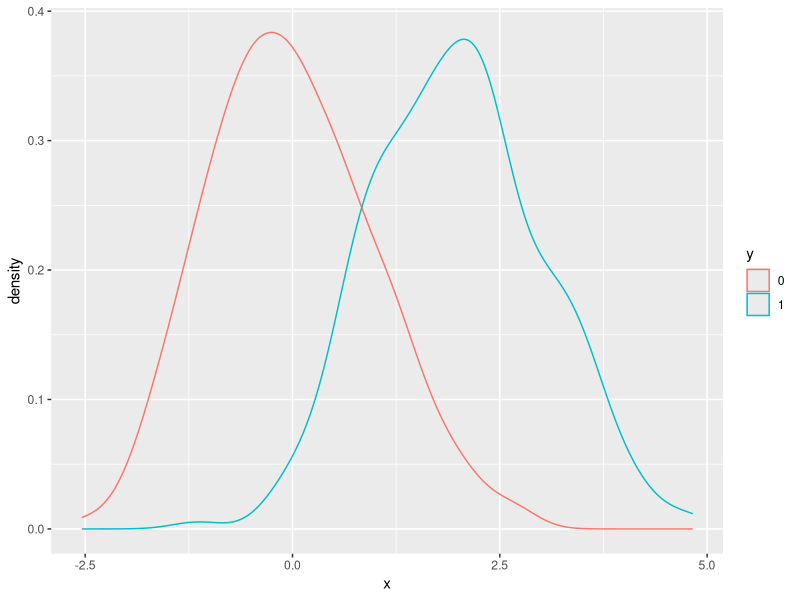
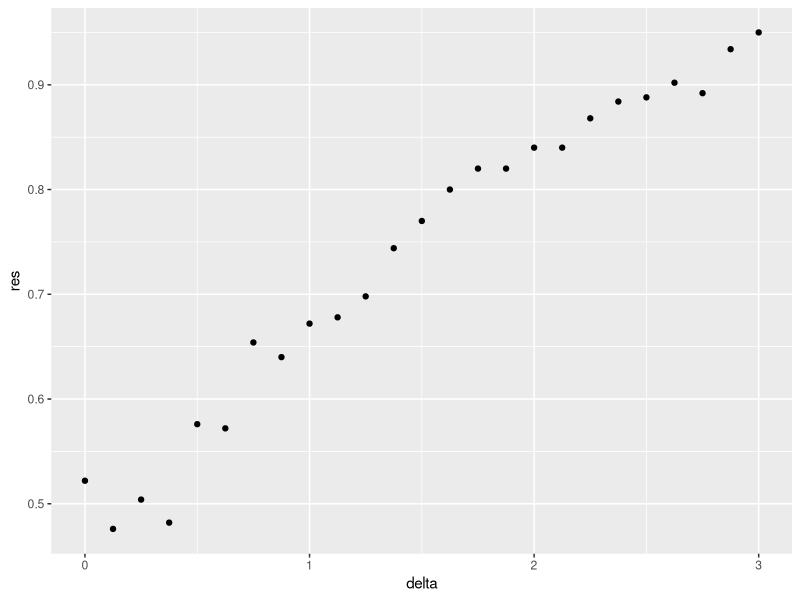

Here is the R script that generated these plots, in order:
library(tidyverse)
library(caret)

set.seed(1) # if using R 3.5 or earlier
n <- 100
Sigma <- 9*matrix(c(1.0, 0.5, 0.5, 1.0), 2, 2)
dat <- MASS::mvrnorm(n = 100, c(69, 69), Sigma) %>%
  data.frame() %>% setNames(c("x", "y"))

rmse <- replicate(100, {
  test_index <- createDataPartition(dat$y, times = 1, p = 0.5, list = FALSE)
  train_set <- dat %>% slice(-test_index)
  test_set <- dat %>% slice(test_index)
  fit <- lm(y ~ x, data = train_set)
  y_hat <- predict(fit, newdata = test_set)
  sqrt(mean((y_hat-test_set$y)^2))
})
mean(rmse)
sd(rmse)

set.seed(1, sample.kind="Rounding") # if R 3.6 or later
n <- c(100, 500, 1000, 5000, 10000)
res <- sapply(n, function(n){
  Sigma <- 9*matrix(c(1.0, 0.5, 0.5, 1.0), 2, 2)
  dat <- MASS::mvrnorm(n, c(69, 69), Sigma) %>%
    data.frame() %>% setNames(c("x", "y"))
  rmse <- replicate(100, {
    test_index <- createDataPartition(dat$y, times = 1, p = 0.5, list = FALSE)
    train_set <- dat %>% slice(-test_index)
    test_set <- dat %>% slice(test_index)
    fit <- lm(y ~ x, data = train_set)
    y_hat <- predict(fit, newdata = test_set)
    sqrt(mean((y_hat-test_set$y)^2))
  })
  c(avg = mean(rmse), sd = sd(rmse))
})
res


n <- 100
set.seed(1,sample.kind="Rounding")
Sigma <- 9*matrix(c(1.0, 0.95, 0.95, 1.0), 2, 2)
dat <- MASS::mvrnorm(n = 100, c(69, 69), Sigma) %>%
  data.frame() %>% setNames(c("x", "y"))
set.seed(1,sample.kind="Rounding")
rmse <- replicate(100, {
  test_index <- createDataPartition(dat$y, times = 1, p = 0.5, list = FALSE)
  train_set <- dat %>% slice(-test_index)
  test_set <- dat %>% slice(test_index)
  fit <- lm(y ~ x, data = train_set)
  y_hat <- predict(fit, newdata = test_set)
  sqrt(mean((y_hat-test_set$y)^2))
})
mean(rmse)
sd(rmse)

set.seed(1, sample.kind="Rounding") # if using R 3.6 or later
set.seed(1, sample.kind="Rounding") # if using R 3.6 or later
Sigma <- matrix(c(1.0, 0.75, 0.75, 0.75, 1.0, 0.25, 0.75, 0.25, 1.0), 3, 3)
dat <- MASS::mvrnorm(n = 100, c(0, 0, 0), Sigma) %>%
  data.frame() %>% setNames(c("y", "x_1", "x_2"))
test_index <- createDataPartition(dat$y, times = 1, p = 0.5, list = FALSE)
train_set <- dat %>% slice(-test_index)
test_set <- dat %>% slice(test_index)
fit <- lm(y ~ x_1, data = train_set)
y_hat <- predict(fit, newdata = test_set)
sqrt(mean((y_hat-test_set$y)^2))
fit <- lm(y ~ x_2, data = train_set)
y_hat <- predict(fit, newdata = test_set)
sqrt(mean((y_hat-test_set$y)^2))
fit <- lm(y ~ x_1 + x_2, data = train_set)
y_hat <- predict(fit, newdata = test_set)
sqrt(mean((y_hat-test_set$y)^2))

set.seed(1, sample.kind="Rounding") # if using R 3.6 or later
Sigma <- matrix(c(1.0, 0.75, 0.75, 0.75, 1.0, 0.95, 0.75, 0.95, 1.0), 3, 3)
dat <- MASS::mvrnorm(n = 100, c(0, 0, 0), Sigma) %>%
  data.frame() %>% setNames(c("y", "x_1", "x_2"))
test_index <- createDataPartition(dat$y, times = 1, p = 0.5, list = FALSE)
train_set <- dat %>% slice(-test_index)
test_set <- dat %>% slice(test_index)
fit <- lm(y ~ x_1, data = train_set)
y_hat <- predict(fit, newdata = test_set)
sqrt(mean((y_hat-test_set$y)^2))
fit <- lm(y ~ x_2, data = train_set)
y_hat <- predict(fit, newdata = test_set)
sqrt(mean((y_hat-test_set$y)^2))
fit <- lm(y ~ x_1 + x_2, data = train_set)
y_hat <- predict(fit, newdata = test_set)
sqrt(mean((y_hat-test_set$y)^2))

library(tidyverse)
library(caret)

# set.seed(2) #if you are using R 3.5 or earlier
set.seed(2, sample.kind="Rounding") #if you are using R 3.6 or later
make_data <- function(n = 1000, p = 0.5, 
                      mu_0 = 0, mu_1 = 2, 
                      sigma_0 = 1,  sigma_1 = 1){
  
  y <- rbinom(n, 1, p)
  f_0 <- rnorm(n, mu_0, sigma_0)
  f_1 <- rnorm(n, mu_1, sigma_1)
  x <- ifelse(y == 1, f_1, f_0)
  
  test_index <- createDataPartition(y, times = 1, p = 0.5, list = FALSE)
  
  list(train = data.frame(x = x, y = as.factor(y)) %>% slice(-test_index),
       test = data.frame(x = x, y = as.factor(y)) %>% slice(test_index))
}
dat <- make_data()
dat$train %>% ggplot(aes(x, color = y)) + 
  geom_density()
set.seed(1, sample.kind="Rounding") #if you are using R 3.6 or later
delta <- seq(0, 3, len = 25)
res <- sapply(delta, function(d){
  dat <- make_data(mu_1 = d)
  fit_glm <- dat$train %>% glm(y ~ x, family = "binomial", data = .)
  y_hat_glm <- ifelse(predict(fit_glm, dat$test) > 0.5, 1, 0) %>% factor(levels = c(0, 1))
  mean(y_hat_glm == dat$test$y)
})
qplot(delta, res)
